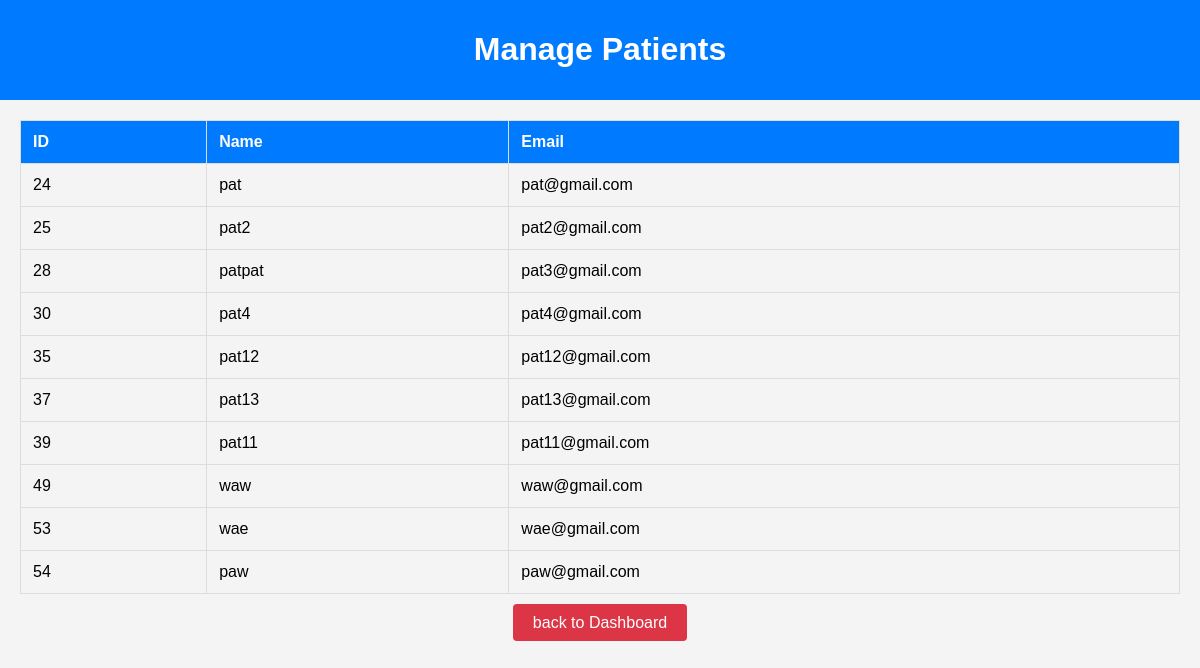
Page /doctor/manage_patients.php (signed in) on the committed database.
### tables this page shows
CREATE TABLE `users` (
  `id` int(11) NOT NULL,
  `name` varchar(255) NOT NULL,
  `email` varchar(255) NOT NULL,
  `email_verified` tinyint(1) DEFAULT 0,
  `password` varchar(255) NOT NULL,
  `user_type` enum('admin','doctor','patient') NOT NULL,
  `created_at` timestamp NOT NULL DEFAULT current_timestamp(),
  `updated_at` timestamp NOT NULL DEFAULT current_timestamp() ON UPDATE current_timestamp(),
  `image` varchar(255) DEFAULT 'default_images/default.jpg'
);

### doctor/manage_patients.php (the view, shortened to what this page needs)
<?php
include '../db.php';
$stmt = $pdo->prepare("SELECT id, name, email FROM users WHERE user_type = 'patient'");
$stmt->execute();
$patients = $stmt->fetchAll();
?>
<!DOCTYPE html>
<html lang="en">
<head>
</head>
<body>
<div class="navbar">
    <h1>Manage Patients</h1>
</div>
<div class="container">
    <table>
        <thead>
            <tr>
                <th>ID</th>
                <th>Name</th>
                <th>Email</th>
            </tr>
        </thead>
        <tbody>
            <?php foreach ($patients as $patient): ?>
                <tr>
                    <td><?php echo htmlspecialchars($patient['id']); ?></td>
                    <td><?php echo htmlspecialchars($patient['name']); ?></td>
                    <td><?php echo htmlspecialchars($patient['email']); ?></td>
                </tr>
            <?php endforeach; ?>
        </tbody>
    </table>
    <div class="logout">
        <a href="doctor_dashboard.php">back to Dashboard</a>
    </div>
</div>
</body>
</html>

### doctor/manage_patients.php (style rules this page uses)
body { font-family: Arial, sans-serif; background-color: #f4f4f4; margin: 0; padding: 0; }
.navbar { background-color: #007bff; padding: 10px; color: white; text-align: center; }
.container { padding: 20px; max-width: 1200px; margin: 0 auto; }
table { width: 100%; border-collapse: collapse; margin-bottom: 20px; }
table, th, td { border: 1px solid #ddd; }
th, td { padding: 12px; text-align: left; }
th { background-color: #007bff; color: white; }
.logout { display: block; text-align: center; margin-top: 20px; }
.logout a { background-color: #dc3545; color: white; padding: 10px 20px; border-radius: 4px; text-decoration: none; }

### rows in the picture
users: id "24", name "pat", email "pat@gmail.com"
users: id "25", name "pat2", email "pat2@gmail.com"
users: id "28", name "patpat", email "pat3@gmail.com"
users: id "30", name "pat4", email "pat4@gmail.com"
users: id "35", name "pat12", email "pat12@gmail.com"
users: id "37", name "pat13", email "pat13@gmail.com"
users: id "39", name "pat11", email "pat11@gmail.com"
users: id "49", name "waw", email "waw@gmail.com"
users: id "53", name "wae", email "wae@gmail.com"
users: id "54", name "paw", email "paw@gmail.com"
